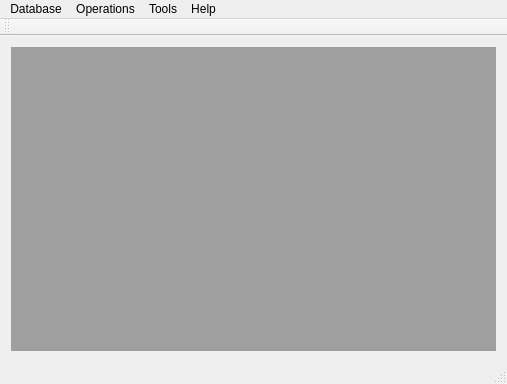
<?xml version="1.0" encoding="UTF-8"?>
<ui version="4.0">
 <class>MainWindow</class>
 <widget class="QMainWindow" name="MainWindow">
  <property name="geometry">
   <rect>
    <x>0</x>
    <y>0</y>
    <width>507</width>
    <height>384</height>
   </rect>
  </property>
  <property name="windowTitle">
   <string>Inventory</string>
  </property>
  <property name="windowIcon">
   <iconset resource="resources.qrc">
    <normaloff>:/Icons/icons/Contact.png</normaloff>:/Icons/icons/Contact.png</iconset>
  </property>
  <widget class="QWidget" name="centralWidget">
   <layout class="QGridLayout" name="gridLayout">
    <item row="0" column="0">
     <widget class="QMdiArea" name="mdiArea"/>
    </item>
   </layout>
  </widget>
  <widget class="QMenuBar" name="menuBar">
   <property name="geometry">
    <rect>
     <x>0</x>
     <y>0</y>
     <width>507</width>
     <height>21</height>
    </rect>
   </property>
   <widget class="QMenu" name="menuDatabase">
    <property name="title">
     <string>Database</string>
    </property>
    <property name="separatorsCollapsible">
     <bool>false</bool>
    </property>
    <addaction name="actionUsers"/>
    <addaction name="actionItems"/>
    <addaction name="actionItems_types"/>
    <addaction name="actionItems_status"/>
    <addaction name="actionLocations"/>
    <addaction name="actionDepartments"/>
    <addaction name="actionOperators"/>
    <addaction name="actionScrap"/>
    <addaction name="separator"/>
    <addaction name="actionLogs"/>
    <addaction name="separator"/>
    <addaction name="actionExit"/>
   </widget>
   <widget class="QMenu" name="menuHelp">
    <property name="title">
     <string>Help</string>
    </property>
    <addaction name="actionAbout"/>
    <addaction name="actionAboutQt"/>
    <addaction name="actionLicensing"/>
   </widget>
   <widget class="QMenu" name="menuOperations">
    <property name="title">
     <string>Operations</string>
    </property>
    <addaction name="actionAllocations"/>
    <addaction name="actionReferences"/>
   </widget>
   <widget class="QMenu" name="menuTools">
    <property name="title">
     <string>Tools</string>
    </property>
    <widget class="QMenu" name="menuLanguages">
     <property name="title">
      <string>Languages</string>
     </property>
     <property name="icon">
      <iconset resource="resources.qrc">
       <normaloff>:/Icons/icons/Globe.png</normaloff>:/Icons/icons/Globe.png</iconset>
     </property>
    </widget>
    <addaction name="actionChange_password"/>
    <addaction name="actionSettings"/>
    <addaction name="actionSQL_Browser"/>
    <addaction name="menuLanguages"/>
   </widget>
   <addaction name="menuDatabase"/>
   <addaction name="menuOperations"/>
   <addaction name="menuTools"/>
   <addaction name="menuHelp"/>
  </widget>
  <widget class="QToolBar" name="mainToolBar">
   <attribute name="toolBarArea">
    <enum>TopToolBarArea</enum>
   </attribute>
   <attribute name="toolBarBreak">
    <bool>false</bool>
   </attribute>
  </widget>
  <widget class="QStatusBar" name="statusBar"/>
  <action name="actionExit">
   <property name="icon">
    <iconset resource="resources.qrc">
     <normaloff>:/Icons/icons/Standby.png</normaloff>:/Icons/icons/Standby.png</iconset>
   </property>
   <property name="text">
    <string>Exit</string>
   </property>
  </action>
  <action name="actionUsers">
   <property name="icon">
    <iconset resource="resources.qrc">
     <normaloff>:/Icons/icons/User.png</normaloff>:/Icons/icons/User.png</iconset>
   </property>
   <property name="text">
    <string>Users</string>
   </property>
  </action>
  <action name="actionOpen">
   <property name="icon">
    <iconset resource="resources.qrc">
     <normaloff>:/Icons/icons/Go In.png</normaloff>:/Icons/icons/Go In.png</iconset>
   </property>
   <property name="text">
    <string>Open</string>
   </property>
  </action>
  <action name="actionItems">
   <property name="icon">
    <iconset resource="resources.qrc">
     <normaloff>:/Icons/icons/Computer.png</normaloff>:/Icons/icons/Computer.png</iconset>
   </property>
   <property name="text">
    <string>Items</string>
   </property>
  </action>
  <action name="actionLocations">
   <property name="icon">
    <iconset resource="resources.qrc">
     <normaloff>:/Icons/icons/Home.png</normaloff>:/Icons/icons/Home.png</iconset>
   </property>
   <property name="text">
    <string>Locations</string>
   </property>
  </action>
  <action name="actionOperators">
   <property name="icon">
    <iconset resource="resources.qrc">
     <normaloff>:/Icons/icons/Man.png</normaloff>:/Icons/icons/Man.png</iconset>
   </property>
   <property name="text">
    <string>Operators</string>
   </property>
  </action>
  <action name="actionDepartments">
   <property name="icon">
    <iconset resource="resources.qrc">
     <normaloff>:/Icons/icons/Flag.png</normaloff>:/Icons/icons/Flag.png</iconset>
   </property>
   <property name="text">
    <string>Departments</string>
   </property>
  </action>
  <action name="actionItems_types">
   <property name="icon">
    <iconset resource="resources.qrc">
     <normaloff>:/Icons/icons/Sitemap.png</normaloff>:/Icons/icons/Sitemap.png</iconset>
   </property>
   <property name="text">
    <string>Items types</string>
   </property>
  </action>
  <action name="actionItems_status">
   <property name="icon">
    <iconset resource="resources.qrc">
     <normaloff>:/Icons/icons/Info2.png</normaloff>:/Icons/icons/Info2.png</iconset>
   </property>
   <property name="text">
    <string>Items status</string>
   </property>
  </action>
  <action name="actionAbout">
   <property name="icon">
    <iconset resource="resources.qrc">
     <normaloff>:/Icons/icons/Info.png</normaloff>:/Icons/icons/Info.png</iconset>
   </property>
   <property name="text">
    <string>About</string>
   </property>
  </action>
  <action name="actionAllocations">
   <property name="icon">
    <iconset resource="resources.qrc">
     <normaloff>:/Icons/icons/Puzzle.png</normaloff>:/Icons/icons/Puzzle.png</iconset>
   </property>
   <property name="text">
    <string>Allocations</string>
   </property>
  </action>
  <action name="actionAboutQt">
   <property name="icon">
    <iconset resource="resources.qrc">
     <normaloff>:/Icons/icons/Gear.png</normaloff>:/Icons/icons/Gear.png</iconset>
   </property>
   <property name="text">
    <string>About Qt</string>
   </property>
  </action>
  <action name="actionChange_password">
   <property name="icon">
    <iconset resource="resources.qrc">
     <normaloff>:/Icons/icons/Hand.png</normaloff>:/Icons/icons/Hand.png</iconset>
   </property>
   <property name="text">
    <string>Change password</string>
   </property>
  </action>
  <action name="actionLogs">
   <property name="icon">
    <iconset resource="resources.qrc">
     <normaloff>:/Icons/icons/Write2.png</normaloff>:/Icons/icons/Write2.png</iconset>
   </property>
   <property name="text">
    <string>Logs</string>
   </property>
  </action>
  <action name="actionSettings">
   <property name="icon">
    <iconset resource="resources.qrc">
     <normaloff>:/Icons/icons/Applications.png</normaloff>:/Icons/icons/Applications.png</iconset>
   </property>
   <property name="text">
    <string>Settings</string>
   </property>
  </action>
  <action name="actionSQL_Browser">
   <property name="icon">
    <iconset resource="resources.qrc">
     <normaloff>:/Icons/icons/Database.png</normaloff>:/Icons/icons/Database.png</iconset>
   </property>
   <property name="text">
    <string>SQL Browser</string>
   </property>
  </action>
  <action name="actionEnglish">
   <property name="checkable">
    <bool>true</bool>
   </property>
   <property name="text">
    <string>English</string>
   </property>
  </action>
  <action name="actionBulgarian">
   <property name="checkable">
    <bool>true</bool>
   </property>
   <property name="text">
    <string>Bulgarian</string>
   </property>
  </action>
  <action name="actionScrap">
   <property name="icon">
    <iconset resource="resources.qrc">
     <normaloff>:/Icons/icons/Trash.png</normaloff>:/Icons/icons/Trash.png</iconset>
   </property>
   <property name="text">
    <string>Scrap</string>
   </property>
  </action>
  <action name="actionLicensing">
   <property name="icon">
    <iconset resource="resources.qrc">
     <normaloff>:/Icons/icons/Write2.png</normaloff>:/Icons/icons/Write2.png</iconset>
   </property>
   <property name="text">
    <string>Licensing</string>
   </property>
  </action>
  <action name="actionReferences">
   <property name="icon">
    <iconset resource="resources.qrc">
     <normaloff>:/Icons/icons/Search.png</normaloff>:/Icons/icons/Search.png</iconset>
   </property>
   <property name="text">
    <string>References</string>
   </property>
  </action>
 </widget>
 <layoutdefault spacing="6" margin="11"/>
 <resources>
  <include location="resources.qrc"/>
 </resources>
 <connections>
  <connection>
   <sender>actionExit</sender>
   <signal>activated()</signal>
   <receiver>MainWindow</receiver>
   <slot>close()</slot>
   <hints>
    <hint type="sourcelabel">
     <x>-1</x>
     <y>-1</y>
    </hint>
    <hint type="destinationlabel">
     <x>253</x>
     <y>191</y>
    </hint>
   </hints>
  </connection>
 </connections>
</ui>
